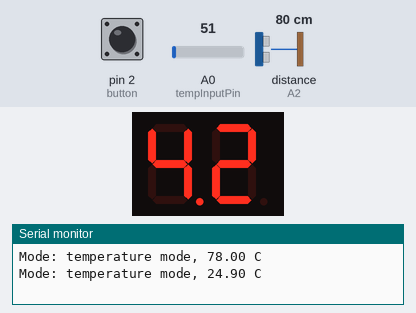
A sketch run on a simulated Arduino Uno, built with avr-gcc and run on an emulated ATmega328P. Parts: 2-digit seven-segment display, the last lines printed to the serial monitor. Wiring (inferred from the names in the program): ultrasonic range finder: trigger A1; echo A2; 2-digit 7-segment display, segments lit when LOW: segments pin 11, pin 10, pin 8, pin 7, pin 6, pin 12, pin 13, pin 9; digit selects pin 5, pin 4. Inputs (shaded band) come from the test bench; at power-on: pin 2 (button) HIGH, distance to the obstacle (sensor on A2) 80 cm, A0 (tempInputPin) = 51. The echo pulse lasts 58.3 µs per cm; the segment pins are drawn as the display they are named for.

Above: at 4.6 s.
9.1 s: pin 2 (button) pulled LOW for 3 s
At 11.1 s:
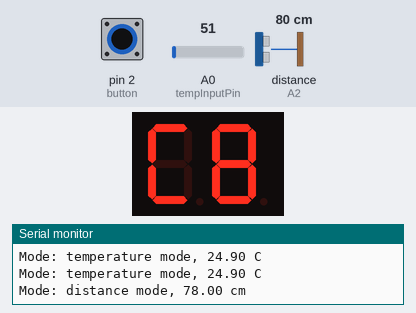
18.0 s: distance to the obstacle (sensor on A2) set to 2 cm
At 22.8 s:
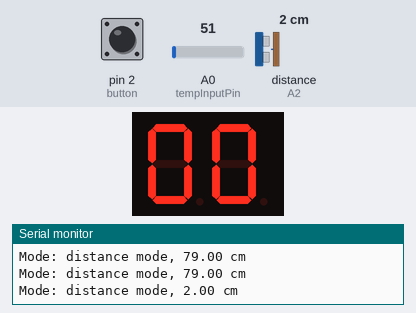
24.5 s: distance to the obstacle (sensor on A2) set to 4 cm
At 28.3 s:
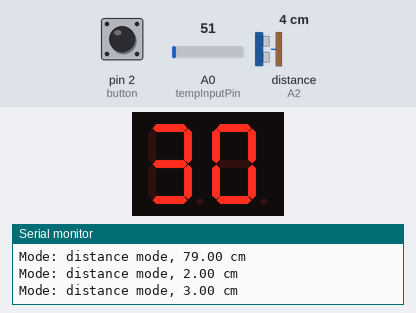
31.0 s: distance to the obstacle (sensor on A2) set to 9 cm
At 37.4 s:
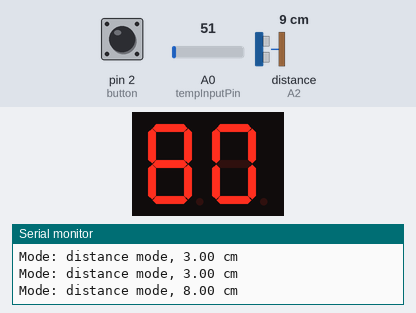
Timing chart, 0 to 38.9 s (numbered marks = the images above; inputs shaded):
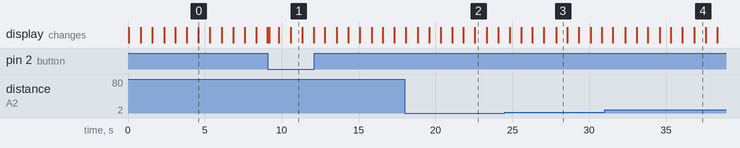

Measured:
- what the display in image 0 shows lasts 0.7 s, from 4.6 s to 5.3 s
- what the display in image 3 shows lasts 0.8 s, from 27.8 s to 28.6 s

The sketch:

Final_project_main_No_lib.ino
```cpp
/*
Title:Final Project
Written By Keith Lin
This is a code using for EELab
Sem 2 final project
Date: 22/5/2022
gifted to MP Liew
*/

#include <TimerOne.h>

// set up pin
//seven segment display
// a b c d e f g DP
const uint8_t displayPins[8] = { 11,10, 8, 7, 6, 12, 13, 9 };
const uint8_t pinDiff[2] = { 5,4 }; // control two different display
char display_chr[6] = {}; // display array

const byte numbersHex[] = { // table (int to HEX code)
        B0111111, // 0
        B0000110, // 1
        B1011011, // 2
        B1001111, // 3
        B1100110, // 4
        B1101101, // 5
        B1111101, // 6
        B0000111, // 7
        B1111111, // 8
        B1101111  // 9

};
#define NumberHex(index) numbersHex[index] // get the number nex code

// input button about the interrupt
const uint8_t button = 2;

// temp setup
#define tempInputPin A0
#define tempCelsius(num) (num*(5/1024.0)*100)

// distance setup
const uint8_t triggerEchoPin[] = { A1,A2 }; // trigger is 0 , echo is 1

// main variable
volatile boolean MODE = true; // about the mode , 0 is distance mode , 1 is temperature
volatile uint16_t mainStep = 0; // display step using for traverse the display array
#define to_INT(chr) (chr - '0')
// step de-overflow func
#define nextStep(s) ((s + 1) == 6 ? 0: s + 1)

void Display_SevenSegments(const byte& hex, const bool& DP = false, const bool& DP_only = false);

/**
 * @brief measure temperature function
 *
 * @return float
 */
float measure_temp() {
    auto temp = analogRead(tempInputPin);
    return tempCelsius(static_cast<float>(temp));
}

/**
 * @brief measure distance function
 *
 * @return int
 */
int measure_distance() {
    pinMode(triggerEchoPin[0], OUTPUT);
    digitalWrite(triggerEchoPin[0], LOW);

    delayMicroseconds(2);

    digitalWrite(triggerEchoPin[0], HIGH);
    delayMicroseconds(10);

    digitalWrite(triggerEchoPin[0], LOW);
    pinMode(triggerEchoPin[1], INPUT);

    auto tmp = pulseIn(triggerEchoPin[1], HIGH);

    return static_cast<int>(tmp * 0.034 / 2);
}

/// @brief convert voltage to a display array to display (is a custom function)
void to_display_chr_custom(const float& number) {
    String num_Str = "";
    auto tmpNumber = number;
    Serial.print("Mode: "); // Serial output the mode

    if (number < 0) {
        String("000").toCharArray(display_chr, 6);
        return;
    }

    if (MODE) { // distance mode (int)
        Serial.print("distance mode, ");

        if (number < 100) {// add zero in front
            num_Str += (number < 10 ? "00" : "0");
        }
        tmpNumber = number;

        Serial.print((number < 0 ? 0 : number));
        Serial.println(" cm");
    }
    else { //temperature mode  (float)
        Serial.print("temperature mode, ");

        if (number < 100) {
            if (number < 10) {
                num_Str += "0";
            }

            tmpNumber *= 10;
        }

        Serial.print(number);
        Serial.println(" C");
    }
    num_Str += String(static_cast<int>(tmpNumber));
    num_Str.toCharArray(display_chr, 6);
}

/// @brief change mode
void change_mode() {
    static uint32_t lastInterruptTime = 0;
    uint32_t interruptTime = millis();

    if (interruptTime - lastInterruptTime > 200) { //debouncing function
        MODE = !MODE; //change mode
        mainStep = 0; //init step

        to_display_chr_custom((MODE == 1) ? measure_distance() : measure_temp());

    }
    lastInterruptTime = interruptTime;

}

/// @brief control by timer (about the display)
void move_step() {
    mainStep++;
    if (mainStep == 6) {
        mainStep = 0;
    }
    else if (mainStep == 5) {
        to_display_chr_custom((MODE == 1) ? measure_distance() : measure_temp());
    }

}

/// @brief init the setup function
void setup() {
    // out put the source from the Serial port
    Serial.begin(9600);
    //display setup
    for (auto& pin : displayPins) {
        pinMode(pin, OUTPUT);
    }
    for (auto& pin : pinDiff) {
        pinMode(pin, OUTPUT);
    }
    //sensor
    for (auto& pin : triggerEchoPin) {
        pinMode(pin, OUTPUT);
    }
    // Timer1 setup
    Timer1.initialize(750000);
    Timer1.attachInterrupt(move_step);

    pinMode(button, INPUT_PULLUP);
    attachInterrupt(digitalPinToInterrupt(button), change_mode, FALLING);

    //initialize
    MODE = 0;
    to_display_chr_custom(measure_distance());
    Display_SevenSegments(0, true, true);

}

/// @brief main loop
void loop() {
    diff_SS();
}

/**
 * @brief make pin display is passive
 *
 * @param f_s control the light pin
 */
void passive_pin(const boolean& f_s) {
    digitalWrite(pinDiff[0], f_s);
    digitalWrite(pinDiff[1], !f_s);
}

//clear display
void clr_dis() {
    digitalWrite(pinDiff[0], LOW);
    digitalWrite(pinDiff[1], LOW);
}

/// @brief Control two seven segment display function
void diff_SS() {
    auto tmpStep = mainStep;
    byte displayStep[] = { tmpStep, nextStep(tmpStep) };
    bool state = false;

    for (const auto& e : displayStep) {
        clr_dis();
        // TODO
        display_function(e);
        state = !state;
        passive_pin(state);
        delay(10);
    }

}

/**
 * @brief Display only using number
 *
 * @param hex Display the hex code
 * @param DP About the decimal point
 * @param DP_only Control decimal point mode
 */
void Display_SevenSegments(const byte& hex, const bool& DP = false, const bool& DP_only = false) {
    bool outDisplaySignal = false;

    if (!DP_only) {
        for (uint8_t i(0); i < 7; i++) {
            outDisplaySignal = bitRead(hex, i);
            //output
            digitalWrite(displayPins[i], !outDisplaySignal);
        }
    }

    digitalWrite(displayPins[7], !DP);

}

/**
 * @brief function of display using step
 *
 * @param step about the loop display step
 */
void display_function(const uint16_t& step) {

    Display_SevenSegments(0, false, true); //clear dp

    if (MODE) {
        switch (step) {
        case 0:
            Display_SevenSegments(NumberHex(to_INT(display_chr[0])));
            break;
        case 1:
            Display_SevenSegments(NumberHex(to_INT(display_chr[1])));
            break;
        case 2:
            Display_SevenSegments(NumberHex(to_INT(display_chr[2])));
            break;
        case 3:
            Display_SevenSegments(B0111001); // C
            break;
        case 4:
            Display_SevenSegments(B1010100); // 'n' hex code
            break;
        case 5:
            Display_SevenSegments(B0000000); // clean
            break;
        default:
            break;
        }
    }
    else {
        switch (step) {
        case 0:
            Display_SevenSegments(NumberHex(to_INT(display_chr[0])));
            break;
        case 1:
            Display_SevenSegments(NumberHex(to_INT(display_chr[1])), true);
            break;
        case 2:
            Display_SevenSegments(NumberHex(to_INT(display_chr[2])));
            break;
        case 3:
            Display_SevenSegments(B1100011); // o
            break;
        case 4:
            Display_SevenSegments(B0111001); // C
            break;
        case 5:
            Display_SevenSegments(B0000000); // clean
            break;
        default:
            break;
        }
    }

}
```
